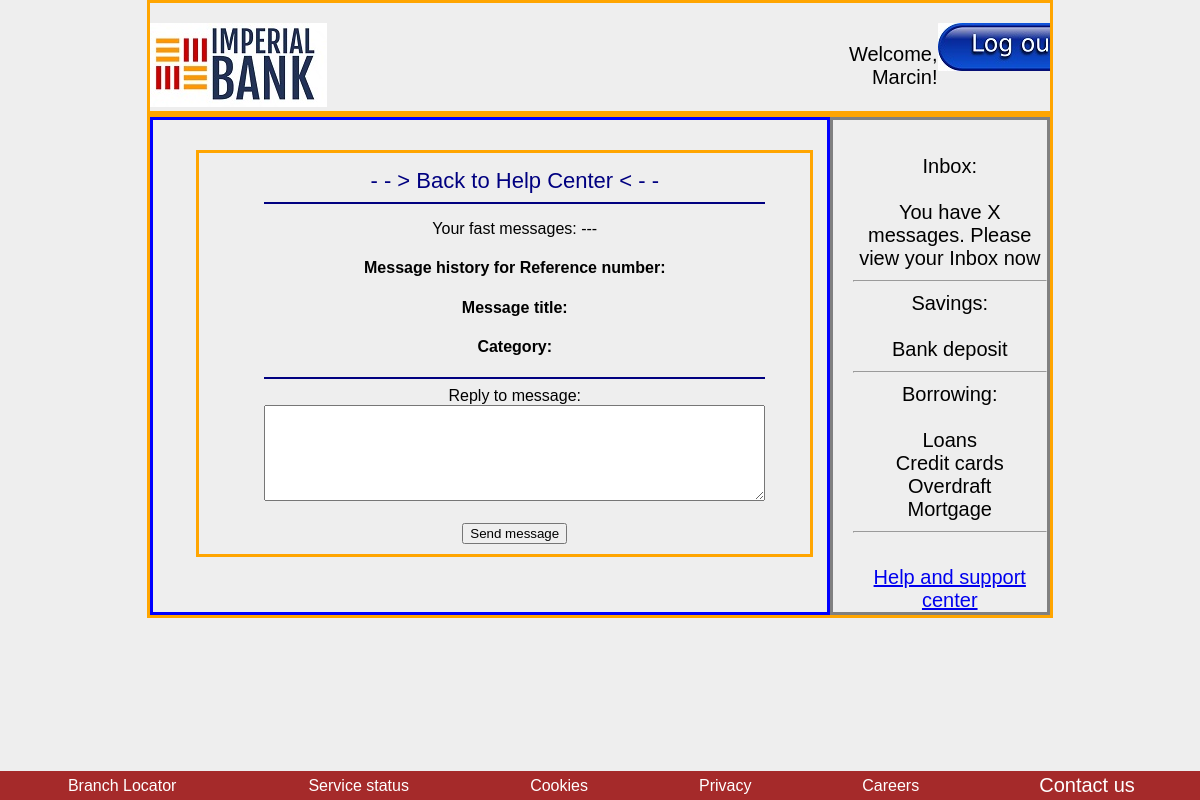
The app's page /read_message/000003Marcin (signed in), older data.
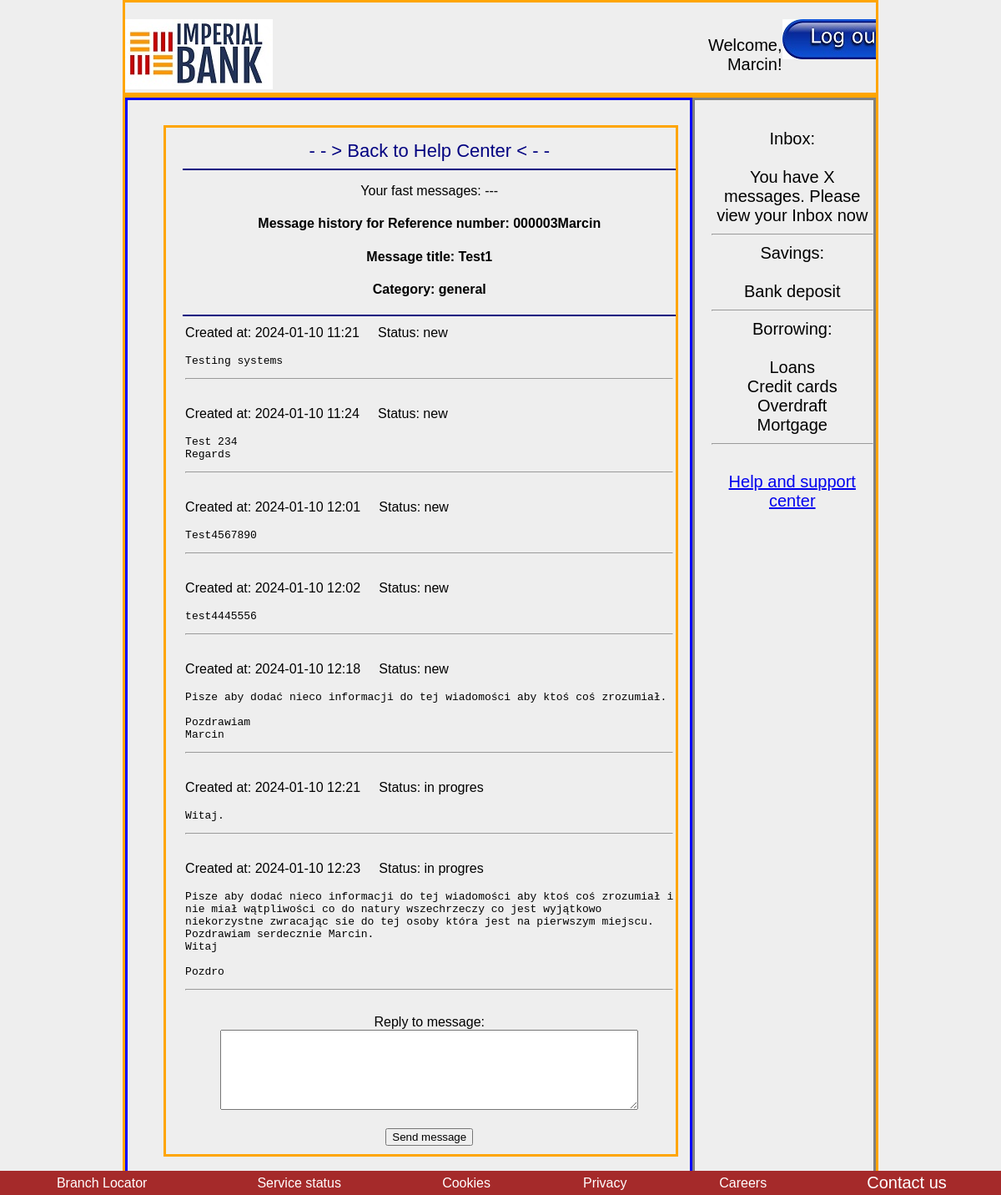
The same page, newer data.
### models/models.py (models this page shows, shortened)
class Users(db.Model, UserMixin):
    id = db.Column(db.Integer, primary_key=True)
    username = db.Column(db.String(50), unique=True, nullable=False)
    password_hash = db.Column(db.String(128), nullable=False)
    role = db.Column(db.String(20), nullable=False, default='client')
    email = db.Column(db.String(120), unique=True, nullable=False)
    phone_number = db.Column(db.String(20), nullable = False)
    country = db.Column(db.String(50))
    transactions = db.relationship('Transaction', backref='user', lazy=True)

class SupportTickets(db.Model):
    id = db.Column(db.Integer, primary_key=True)
    user_id = db.Column(db.Integer, db.ForeignKey('users.id'), nullable=False)
    title = db.Column(db.String(100), nullable=False)
    description = db.Column(db.Text, nullable=False)
    reference_number = db.Column(db.String(50), nullable=False)
    status = db.Column(db.String(50), nullable=False, default='new')  # values: new, in progress, closed, rejected
    priority = db.Column(db.String(50), nullable=False, default='normal')  # values: normal, high, urgent
    category = db.Column(db.String(50), nullable=False, default='general')  # values: general, fraud, service problem, money transfer
    created_at = db.Column(db.DateTime, default=datetime.utcnow)

### app.py (the view)
@app.route('/read_message/<query_ref>', methods=['GET', 'POST'])
@login_required
def read_message(query_ref):
    print("Received reference number:", query_ref)  # Wydruk kontrolny
    user_queries = SupportTickets.query.filter_by(reference_number=query_ref).all()
    last_query = SupportTickets.query.filter_by(reference_number=query_ref).order_by(SupportTickets.created_at.desc()).first()
    return render_template('reading_my_messages.html', all_queries=user_queries, query=last_query)

### app.py (called while the page is built)
@app.before_request
def initialize_database():
    db.create_all()
    session.permanent = True

@login_manager.user_loader
def load_user(user_id):
    return Users.query.get(int(user_id))

### templates/reading_my_messages.html (shortened to what this page needs)
{% extends 'base3.html' %}
{% block precontent%}
<a href="{{ url_for('help_center') }}" class="link3"> - - > Back to Help Center < - - </a><br>
<hr color="navy">
{% with messages = get_flashed_messages() %}
{% if not messages %}
    <p>Your fast messages: ---</p>
{% endif %}
{% endwith %}
<h4>Message history for Reference number: {{  query.reference_number }}</h4>
<h4>Message title: {{ query.title }}</h4>
<h4>Category: {{ query.category }}</h4>
<hr color="navy">
{% for query in all_queries %}
<div width = "100%">
<table align="left" border="0" width = "100%">
    <tr align="left" width = "100%">
        <td >
             Created at: {{  query.created_at.strftime('%Y-%m-%d %H:%M') }}  &nbsp; &nbsp; Status: {{  query.status }}
        </td>
    </tr>
    <tr align="left" width = "100%">
        <td  class="messages-table">
            <pre style="white-space: pre-wrap;">{{ query.description }}</pre> <hr><br>
        </td>
    </tr>
</table>
</div>
{% endfor %}
<form action="{{ url_for('send_message_for_message' , query_ref=query.reference_number) }}" method="post" role="form">
    <label for="description">Reply to message: </label> <br>
    <textarea id="description" name="description" required rows="6" cols="60"></textarea> <br><br>
    <input type="submit" value="Send message"><br>
</form>
{%  endblock %}

### templates/base3.html (shortened to what this page needs)
<!DOCTYPE html>
<html lang="en">
<head>
    <link rel="stylesheet" href="{{ url_for('static', filename='styles.css') }}">
</head>
<body>
    <header>
        <div class="container5">
            <div class="left4">
                <img src="{{ url_for('static', filename='imperial-bank-2.jpg') }}" alt="Imperial Bank">
            </div>
            <div class="right4">
                <p>Welcome, {{ current_user.username }}!</p>
            </div>
            <div class="right4">
                <a href="{{ url_for('logout') }}"><img src="{{ url_for('static', filename='logout.jpg') }}" alt="logout"> </a>
            </div>
        </div>
    </header>
    <main>
        <div class="container5">
            <div class="left5">
                <div class="container100">
                    <div class="center">
                        {% block precontent%}
                        {%  endblock %}
                    </div>
                </div>
            </div>
            <div class="right5">
                <div class="center">
                    Inbox: <br><br>
                    You have X messages. Please view your Inbox now<br>
                    <hr>
                    Savings: <br><br>
                    Bank deposit <br>
                    <hr>
                    Borrowing: <br><br>
                    Loans <br>
                    Credit cards <br>
                    Overdraft <br>
                    Mortgage <br>
                    <hr> <br>
                    <a href="{{ url_for('help_center') }}" > Help and support center</a>
                </div>
            </div>
        </div>
    </main>
    <footer>
        <table class="footer">
            <tr>
                <td  class="center2">
                    Branch Locator
                </td>
                <td class="center2">
                    Service status
                </td>
                <td class="center2">
                    Cookies
                </td>
                <td class="center2">
                    Privacy
                </td>
                <td class="center2">
                    Careers
                </td>
                <td class="center2">
                    <a href="contact_us" class="link">Contact us</a>
                </td>
            </tr>
        </table>
    </footer>
</body>
</html>

### static/styles.css (style rules this page uses)
body { font-family: 'Arial', sans-serif; margin: 0; padding: 0; background-color: #eee; }
.center { margin-left: auto; margin-right: auto; padding-left: 20px; padding-top: 15px; text-align: center; }
.center2 { padding-left: 30px; padding-right: 30px; align-self: center; }
.footer { position: fixed; left: 0; bottom: 0; width: 100%; background-color: brown; color: white; text-align: center; }
.link { color: white; font-size: 20px; transition: color 2s ease; text-decoration: none; }
.link3 { color: navy; font-size: 22px; text-decoration: none; }
.left4 { flex: 6; text-align: left; padding-top: 20px; }
.right4 { flex: 1; text-align: right; justify-content: right; overflow: auto; padding-top: 20px; font-size: 20px; }
.container5 { display: flex; justify-content: space-between; margin: 0 auto; max-width: 75%; border-color: orange; border-style: solid; }
.left5 { flex: 3; text-align: left; padding-top: 30px; padding-left: 30px; padding-bottom: 40px; border-color: blue; border-style: solid; }
.right5 { flex: 1; text-align: right; justify-content: right; overflow: auto; padding-top: 20px; font-size: 20px; border-color: grey; border-style: solid; }
.container100 { display: flex; justify-content: space-between; margin: 0 auto; max-width: 95%; border-color: orange; border-style: solid; padding-bottom: 10px; }

Row changes from the older to the newer data that the page shows:
added SupportTickets: reference_number "000003Marcin", title "Test1", category "general", created_at "2024-01-10 12:23", status "in progres", description "Pisze aby dodać nieco informacji do tej wiadomości aby ktoś coś zrozumiał i nie miał wątpliwości co do natury wszechrzeczy co jest wyjątkowo niekorzystne zwracając sie do tej osoby która jest na pierwszym miejscu. Pozdrawiam serdecznie Marcin. Witaj Pozdro"
added SupportTickets: created_at "2024-01-10 11:21", status "new", description "Testing systems"
added SupportTickets: created_at "2024-01-10 11:24", status "new", description "Test 234 Regards"
added SupportTickets: created_at "2024-01-10 12:01", status "new", description "Test4567890"
added SupportTickets: created_at "2024-01-10 12:02", status "new", description "test4445556"
added SupportTickets: created_at "2024-01-10 12:18", status "new", description "Pisze aby dodać nieco informacji do tej wiadomości aby ktoś coś zrozumiał. Pozdrawiam Marcin"
added SupportTickets: created_at "2024-01-10 12:21", status "in progres", description "Witaj."
